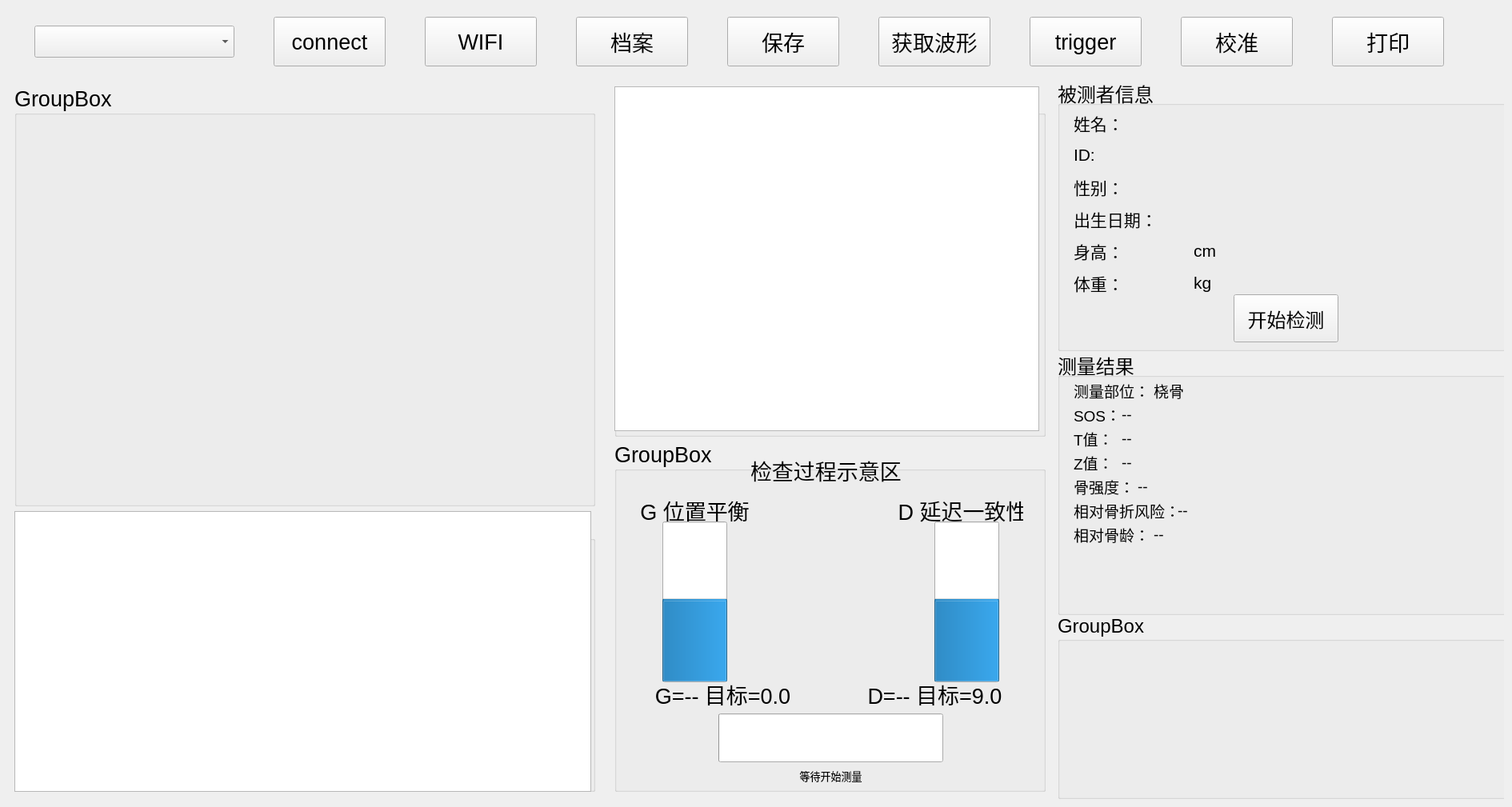
      <widget class="QWidget" name="pageMain">
       <property name="font">
        <font>
         <pointsize>20</pointsize>
        </font>
       </property>
       <widget class="QWidget" name="layoutWidget_2">
        <property name="geometry">
         <rect>
          <x>0</x>
          <y>21</y>
          <width>1851</width>
          <height>62</height>
         </rect>
        </property>
        <layout class="QGridLayout" name="gridLayout">
         <item row="0" column="4">
          <widget class="QPushButton" name="btnArchive">
           <property name="sizePolicy">
            <sizepolicy hsizetype="Expanding" vsizetype="Expanding">
             <horstretch>0</horstretch>
             <verstretch>0</verstretch>
            </sizepolicy>
           </property>
           <property name="minimumSize">
            <size>
             <width>0</width>
             <height>60</height>
            </size>
           </property>
           <property name="maximumSize">
            <size>
             <width>140</width>
             <height>16777215</height>
            </size>
           </property>
           <property name="text">
            <string>档案</string>
           </property>
          </widget>
         </item>
         <item row="0" column="2">
          <widget class="QPushButton" name="connectButton">
           <property name="sizePolicy">
            <sizepolicy hsizetype="Expanding" vsizetype="Expanding">
             <horstretch>0</horstretch>
             <verstretch>0</verstretch>
            </sizepolicy>
           </property>
           <property name="minimumSize">
            <size>
             <width>0</width>
             <height>60</height>
            </size>
           </property>
           <property name="maximumSize">
            <size>
             <width>140</width>
             <height>16777215</height>
            </size>
           </property>
           <property name="text">
            <string>connect</string>
           </property>
          </widget>
         </item>
         <item row="0" column="9">
          <widget class="QPushButton" name="pushButton_2">
           <property name="sizePolicy">
            <sizepolicy hsizetype="Expanding" vsizetype="Expanding">
             <horstretch>0</horstretch>
             <verstretch>0</verstretch>
            </sizepolicy>
           </property>
           <property name="minimumSize">
            <size>
             <width>0</width>
             <height>60</height>
            </size>
           </property>
           <property name="maximumSize">
            <size>
             <width>140</width>
             <height>16777215</height>
            </size>
           </property>
           <property name="text">
            <string>校准</string>
           </property>
          </widget>
         </item>
         <item row="0" column="10">
          <widget class="QPushButton" name="btnReport">
           <property name="sizePolicy">
            <sizepolicy hsizetype="Expanding" vsizetype="Expanding">
             <horstretch>0</horstretch>
             <verstretch>0</verstretch>
            </sizepolicy>
           </property>
           <property name="minimumSize">
            <size>
             <width>0</width>
             <height>60</height>
            </size>
           </property>
           <property name="maximumSize">
            <size>
             <width>140</width>
             <height>16777215</height>
            </size>
           </property>
           <property name="text">
            <string>打印</string>
           </property>
          </widget>
         </item>
         <item row="0" column="3">
          <widget class="QPushButton" name="wifi_button">
           <property name="sizePolicy">
            <sizepolicy hsizetype="Expanding" vsizetype="Expanding">
             <horstretch>0</horstretch>
             <verstretch>0</verstretch>
            </sizepolicy>
           </property>
           <property name="minimumSize">
            <size>
             <width>0</width>
             <height>60</height>
            </size>
           </property>
           <property name="maximumSize">
            <size>
             <width>140</width>
             <height>16777215</height>
            </size>
           </property>
           <property name="text">
            <string>WIFI</string>
           </property>
          </widget>
         </item>
         <item row="0" column="8">
          <widget class="QPushButton" name="triggerButton">
           <property name="sizePolicy">
            <sizepolicy hsizetype="Expanding" vsizetype="Expanding">
             <horstretch>0</horstretch>
             <verstretch>0</verstretch>
            </sizepolicy>
           </property>
           <property name="minimumSize">
            <size>
             <width>0</width>
             <height>60</height>
            </size>
           </property>
           <property name="maximumSize">
            <size>
             <width>140</width>
             <height>16777215</height>
            </size>
           </property>
           <property name="text">
            <string>trigger</string>
           </property>
          </widget>
         </item>
         <item row="0" column="7">
          <widget class="QPushButton" name="pushButton">
           <property name="sizePolicy">
            <sizepolicy hsizetype="Expanding" vsizetype="Expanding">
             <horstretch>0</horstretch>
             <verstretch>0</verstretch>
            </sizepolicy>
           </property>
           <property name="minimumSize">
            <size>
             <width>0</width>
             <height>60</height>
            </size>
           </property>
           <property name="maximumSize">
            <size>
             <width>140</width>
             <height>16777215</height>
            </size>
           </property>
           <property name="text">
            <string>获取波形</string>
           </property>
          </widget>
         </item>
         <item row="0" column="5">
          <widget class="QPushButton" name="btnSaveResult">
           <property name="sizePolicy">
            <sizepolicy hsizetype="Expanding" vsizetype="Expanding">
             <horstretch>0</horstretch>
             <verstretch>0</verstretch>
            </sizepolicy>
           </property>
           <property name="minimumSize">
            <size>
             <width>0</width>
             <height>60</height>
            </size>
           </property>
           <property name="maximumSize">
            <size>
             <width>140</width>
             <height>16777215</height>
            </size>
           </property>
           <property name="text">
            <string>保存</string>
           </property>
          </widget>
         </item>
         <item row="0" column="1">
          <widget class="QComboBox" name="comboPort">
           <property name="sizePolicy">
            <sizepolicy hsizetype="Expanding" vsizetype="Expanding">
             <horstretch>0</horstretch>
             <verstretch>0</verstretch>
            </sizepolicy>
           </property>
           <property name="minimumSize">
            <size>
             <width>250</width>
             <height>40</height>
            </size>
           </property>
           <property name="maximumSize">
            <size>
             <width>250</width>
             <height>40</height>
            </size>
           </property>
          </widget>
         </item>
        </layout>
       </widget>
       <widget class="QWidget" name="mainBodyWidget" native="true">
        <property name="geometry">
         <rect>
          <x>10</x>
          <y>99</y>
          <width>1871</width>
          <height>901</height>
         </rect>
        </property>
        <widget class="QWidget" name="layoutWidget">
         <property name="geometry">
          <rect>
           <x>-1</x>
           <y>-1</y>
           <width>1871</width>
           <height>901</height>
          </rect>
         </property>
         <layout class="QHBoxLayout" name="horizontalLayoutMainBody" stretch="4,3,3">
          <item>
           <widget class="QWidget" name="leftColumnWidget" native="true">
            <layout class="QVBoxLayout" name="verticalLayout" stretch="6,4">
             <item>
              <widget class="QGroupBox" name="grpWaveArea">
               <property name="title">
                <string>GroupBox</string>
               </property>
               <widget class="QWidget" name="layoutWidget_3">
                <property name="geometry">
                 <rect>
                  <x>0</x>
                  <y>0</y>
                  <width>721</width>
                  <height>521</height>
                 </rect>
                </property>
                <layout class="QVBoxLayout" name="verticalLayoutChart"/>
               </widget>
              </widget>
             </item>
             <item>
              <widget class="QGroupBox" name="grpSpeedArea">
               <property name="title">
                <string>GroupBox</string>
               </property>
               <widget class="QChartView" name="chartViewSpeed">
                <property name="geometry">
                 <rect>
                  <x>0</x>
                  <y>0</y>
                  <width>721</width>
                  <height>351</height>
                 </rect>
                </property>
               </widget>
              </widget>
             </item>
            </layout>
           </widget>
          </item>
          <item>
           <widget class="QWidget" name="centerColumnWidget" native="true">
            <layout class="QVBoxLayout" name="verticalLayout_2">
             <item>
              <widget class="QGroupBox" name="grpReferenceCurveArea">
               <property name="title">
                <string>GroupBox</string>
               </property>
               <widget class="QChartView" name="chartViewReference">
                <property name="geometry">
                 <rect>
                  <x>0</x>
                  <y>1</y>
                  <width>531</width>
                  <height>431</height>
                 </rect>
                </property>
               </widget>
              </widget>
             </item>
             <item>
              <widget class="QGroupBox" name="grpProcessArea">
               <property name="title">
                <string>GroupBox</string>
               </property>
               <widget class="QLabel" name="lblProcessTitle">
                <property name="geometry">
                 <rect>
                  <x>170</x>
                  <y>20</y>
                  <width>191</width>
                  <height>31</height>
                 </rect>
                </property>
                <property name="text">
                 <string>检查过程示意区</string>
                </property>
               </widget>
               <widget class="QWidget" name="widgetBalanceArea" native="true">
                <property name="geometry">
                 <rect>
                  <x>30</x>
                  <y>70</y>
                  <width>481</width>
                  <height>361</height>
                 </rect>
                </property>
                <widget class="QLabel" name="lblBPairTitle">
                 <property name="geometry">
                  <rect>
                   <x>-40</x>
                   <y>0</y>
                   <width>221</width>
                   <height>31</height>
                  </rect>
                 </property>
                 <property name="text">
                  <string>G 位置平衡</string>
                 </property>
                 <property name="alignment">
                  <set>Qt::AlignCenter</set>
                 </property>
                </widget>
                <widget class="QProgressBar" name="barPairB">
                 <property name="geometry">
                  <rect>
                   <x>30</x>
                   <y>30</y>
                   <width>81</width>
                   <height>201</height>
                  </rect>
                 </property>
                 <property name="maximum">
                  <number>1000</number>
                 </property>
                 <property name="value">
                  <number>500</number>
                 </property>
                 <property name="textVisible">
                  <bool>false</bool>
                 </property>
                 <property name="orientation">
                  <enum>Qt::Vertical</enum>
                 </property>
                </widget>
                <widget class="QLabel" name="lblPairBValue">
                 <property name="geometry">
                  <rect>
                   <x>-10</x>
                   <y>230</y>
                   <width>231</width>
                   <height>31</height>
                  </rect>
                 </property>
                 <property name="text">
                  <string>G=-- 目标=0.0</string>
                 </property>
                 <property name="alignment">
                  <set>Qt::AlignCenter</set>
                 </property>
                </widget>
                <widget class="QProgressBar" name="barPairA">
                 <property name="geometry">
                  <rect>
                   <x>370</x>
                   <y>30</y>
                   <width>81</width>
                   <height>201</height>
                  </rect>
                 </property>
                 <property name="maximum">
                  <number>1000</number>
                 </property>
                 <property name="value">
                  <number>500</number>
                 </property>
                 <property name="textVisible">
                  <bool>false</bool>
                 </property>
                 <property name="orientation">
                  <enum>Qt::Vertical</enum>
                 </property>
                </widget>
                <widget class="QLabel" name="lblPairAValue">
                 <property name="geometry">
                  <rect>
                   <x>240</x>
                   <y>230</y>
                   <width>261</width>
                   <height>31</height>
                  </rect>
                 </property>
                 <property name="text">
                  <string>D=-- 目标=9.0</string>
                 </property>
                 <property name="alignment">
                  <set>Qt::AlignCenter</set>
                 </property>
                </widget>
                <widget class="QLabel" name="lblAPairTitle">
                 <property name="geometry">
                  <rect>
                   <x>310</x>
                   <y>0</y>
                   <width>191</width>
                   <height>31</height>
                  </rect>
                 </property>
                 <property name="text">
                  <string>D 延迟一致性</string>
                 </property>
                 <property name="alignment">
                  <set>Qt::AlignCenter</set>
                 </property>
                </widget>
                <widget class="QProgressBar" name="barMeasureProgress">
                 <property name="geometry">
                  <rect>
                   <x>100</x>
                   <y>270</y>
                   <width>281</width>
                   <height>61</height>
                  </rect>
                 </property>
                 <property name="maximum">
                  <number>20</number>
                 </property>
                 <property name="value">
                  <number>0</number>
                 </property>
                 <property name="textVisible">
                  <bool>false</bool>
                 </property>
                </widget>
                <widget class="QLabel" name="lblProcessStatus">
                 <property name="geometry">
                  <rect>
                   <x>200</x>
                   <y>340</y>
                   <width>81</width>
                   <height>16</height>
                  </rect>
                 </property>
                 <property name="font">
                  <font>
                   <pointsize>10</pointsize>
                  </font>
                 </property>
                 <property name="text">
                  <string>等待开始测量</string>
                 </property>
                 <property name="alignment">
                  <set>Qt::AlignCenter</set>
                 </property>
                </widget>
               </widget>
              </widget>
             </item>
            </layout>
           </widget>
          </item>
          <item>
           <widget class="QWidget" name="rightColumnWidget" native="true">
            <widget class="QGroupBox" name="grpPatientInfoRight">
             <property name="geometry">
              <rect>
               <x>0</x>
               <y>0</y>
               <width>561</width>
               <height>341</height>
              </rect>
             </property>
             <property name="font">
              <font>
               <pointsize>18</pointsize>
              </font>
             </property>
             <property name="title">
              <string>被测者信息</string>
             </property>
             <widget class="QLabel" name="labelID">
              <property name="geometry">
               <rect>
                <x>20</x>
                <y>80</y>
                <width>171</width>
                <height>31</height>
               </rect>
              </property>
              <property name="sizePolicy">
               <sizepolicy hsizetype="Expanding" vsizetype="Expanding">
                <horstretch>0</horstretch>
                <verstretch>0</verstretch>
               </sizepolicy>
              </property>
              <property name="font">
               <font>
                <pointsize>16</pointsize>
               </font>
              </property>
              <property name="text">
               <string>ID:</string>
              </property>
             </widget>
             <widget class="QLabel" name="labelWeight">
              <property name="geometry">
               <rect>
                <x>20</x>
                <y>240</y>
                <width>131</width>
                <height>31</height>
               </rect>
              </property>
              <property name="sizePolicy">
               <sizepolicy hsizetype="Expanding" vsizetype="Expanding">
                <horstretch>0</horstretch>
                <verstretch>0</verstretch>
               </sizepolicy>
              </property>
              <property name="font">
               <font>
                <pointsize>16</pointsize>
               </font>
              </property>
              <property name="text">
               <string>体重：</string>
              </property>
             </widget>
             <widget class="QLabel" name="labelName">
              <property name="geometry">
               <rect>
                <x>20</x>
                <y>40</y>
                <width>181</width>
                <height>31</height>
               </rect>
              </property>
              <property name="sizePolicy">
               <sizepolicy hsizetype="Expanding" vsizetype="Expanding">
                <horstretch>0</horstretch>
                <verstretch>0</verstretch>
               </sizepolicy>
              </property>
              <property name="font">
               <font>
                <pointsize>16</pointsize>
               </font>
              </property>
              <property name="text">
               <string>姓名：</string>
              </property>
             </widget>
             <widget class="QLabel" name="labelGender">
              <property name="geometry">
               <rect>
                <x>20</x>
                <y>120</y>
                <width>171</width>
                <height>31</height>
               </rect>
              </property>
              <property name="sizePolicy">
               <sizepolicy hsizetype="Expanding" vsizetype="Expanding">
                <horstretch>0</horstretch>
                <verstretch>0</verstretch>
               </sizepolicy>
              </property>
              <property name="font">
               <font>
                <pointsize>16</pointsize>
               </font>
              </property>
              <property name="text">
               <string>性别：</string>
              </property>
             </widget>
             <widget class="QLabel" name="label_28">
              <property name="geometry">
               <rect>
                <x>170</x>
                <y>240</y>
                <width>51</width>
                <height>31</height>
               </rect>
              </property>
              <property name="sizePolicy">
               <sizepolicy hsizetype="Expanding" vsizetype="Expanding">
                <horstretch>0</horstretch>
                <verstretch>0</verstretch>
               </sizepolicy>
              </property>
              <property name="font">
               <font>
                <pointsize>16</pointsize>
               </font>
              </property>
              <property name="text">
               <string>kg</string>
              </property>
             </widget>
             <widget class="QLabel" name="labelHeight">
              <property name="geometry">
               <rect>
                <x>20</x>
                <y>200</y>
                <width>131</width>
                <height>31</height>
               </rect>
              </property>
              <property name="sizePolicy">
               <sizepolicy hsizetype="Expanding" vsizetype="Expanding">
                <horstretch>0</horstretch>
                <verstretch>0</verstretch>
               </sizepolicy>
              </property>
              <property name="font">
               <font>
                <pointsize>16</pointsize>
               </font>
              </property>
              <property name="text">
               <string>身高：</string>
              </property>
             </widget>
             <widget class="QLabel" name="label_27">
              <property name="geometry">
               <rect>
                <x>170</x>
                <y>200</y>
                <width>41</width>
                <height>31</height>
               </rect>
              </property>
              <property name="sizePolicy">
               <sizepolicy hsizetype="Expanding" vsizetype="Expanding">
                <horstretch>0</horstretch>
                <verstretch>0</verstretch>
               </sizepolicy>
              </property>
              <property name="font">
               <font>
                <pointsize>16</pointsize>
               </font>
              </property>
              <property name="text">
               <string>cm</string>
              </property>
             </widget>
             <widget class="QLabel" name="labelBirth">
              <property name="geometry">
               <rect>
                <x>20</x>
                <y>160</y>
                <width>211</width>
                <height>31</height>
               </rect>
              </property>
              <property name="sizePolicy">
               <sizepolicy hsizetype="Expanding" vsizetype="Expanding">
                <horstretch>0</horstretch>
                <verstretch>0</verstretch>
               </sizepolicy>
              </property>
              <property name="font">
               <font>
                <pointsize>16</pointsize>
               </font>
              </property>
              <property name="text">
               <string>出生日期：</string>
              </property>
             </widget>
             <widget class="QPushButton" name="btnPatientInfo">
              <property name="geometry">
               <rect>
                <x>220</x>
                <y>270</y>
                <width>131</width>
                <height>60</height>
               </rect>
              </property>
              <property name="sizePolicy">
               <sizepolicy hsizetype="Expanding" vsizetype="Expanding">
                <horstretch>0</horstretch>
                <verstretch>0</verstretch>
               </sizepolicy>
              </property>
              <property name="minimumSize">
               <size>
                <width>0</width>
                <height>60</height>
               </size>
              </property>
              <property name="maximumSize">
               <size>
                <width>140</width>
                <height>16777215</height>
               </size>
              </property>
              <property name="text">
               <string>开始检测</string>
              </property>
             </widget>
            </widget>
            <widget class="QGroupBox" name="grpLatestResultRight">
             <property name="geometry">
              <rect>
               <x>0</x>
               <y>340</y>
               <width>561</width>
               <height>331</height>
              </rect>
             </property>
             <property name="font">
              <font>
               <pointsize>18</pointsize>
              </font>
             </property>
             <property name="title">
              <string>测量结果</string>
             </property>
             <widget class="QLabel" name="label_33">
              <property name="geometry">
               <rect>
                <x>20</x>
                <y>40</y>
                <width>131</width>
                <height>21</height>
               </rect>
              </property>
              <property name="font">
               <font>
                <pointsize>14</pointsize>
               </font>
              </property>
              <property name="text">
               <string>测量部位：</string>
              </property>
             </widget>
             <widget class="QLabel" name="label_34">
              <property name="geometry">
               <rect>
                <x>20</x>
                <y>70</y>
                <width>121</width>
                <height>21</height>
               </rect>
              </property>
              <property name="font">
               <font>
                <pointsize>14</pointsize>
               </font>
              </property>
              <property name="text">
               <string>SOS：</string>
              </property>
             </widget>
             <widget class="QLabel" name="label_35">
              <property name="geometry">
               <rect>
                <x>20</x>
                <y>100</y>
                <width>121</width>
                <height>21</height>
               </rect>
              </property>
              <property name="font">
               <font>
                <pointsize>14</pointsize>
               </font>
              </property>
              <property name="text">
               <string>T值：</string>
              </property>
             </widget>
             <widget class="QLabel" name="label_36">
              <property name="geometry">
               <rect>
                <x>20</x>
                <y>130</y>
                <width>121</width>
                <height>21</height>
               </rect>
              </property>
              <property name="font">
               <font>
                <pointsize>14</pointsize>
               </font>
              </property>
              <property name="text">
               <string>Z值：</string>
              </property>
             </widget>
             <widget class="QLabel" name="label_37">
              <property name="geometry">
               <rect>
                <x>20</x>
                <y>160</y>
                <width>111</width>
                <height>21</height>
               </rect>
              </property>
              <property name="font">
               <font>
                <pointsize>14</pointsize>
               </font>
              </property>
              <property name="text">
               <string>骨强度：</string>
              </property>
             </widget>
             <widget class="QLabel" name="label_38">
              <property name="geometry">
               <rect>
                <x>20</x>
                <y>190</y>
                <width>131</width>
                <height>21</height>
               </rect>
              </property>
              <property name="font">
               <font>
                <pointsize>14</pointsize>
               </font>
              </property>
              <property name="text">
               <string>相对骨折风险：</string>
              </property>
             </widget>
             <widget class="QLabel" name="label_39">
              <property name="geometry">
               <rect>
                <x>20</x>
                <y>220</y>
                <width>121</width>
                <height>21</height>
               </rect>
              </property>
              <property name="font">
               <font>
                <pointsize>14</pointsize>
               </font>
              </property>
              <property name="text">
               <string>相对骨龄：</string>
              </property>
             </widget>
             <widget class="QLabel" name="lblLatestPart">
              <property name="geometry">
               <rect>
                <x>120</x>
                <y>40</y>
                <width>111</width>
                <height>21</height>
               </rect>
              </property>
              <property name="font">
               <font>
                <pointsize>14</pointsize>
               </font>
              </property>
              <property name="text">
               <string>桡骨</string>
              </property>
             </widget>
             <widget class="QLabel" name="lblLatestSOS">
              <property name="geometry">
               <rect>
                <x>80</x>
                <y>70</y>
                <width>111</width>
                <height>20</height>
               </rect>
              </property>
              <property name="font">
               <font>
                <pointsize>14</pointsize>
               </font>
              </property>
              <property name="text">
               <string>--</string>
              </property>
             </widget>
             <widget class="QLabel" name="lblLatestT">
              <property name="geometry">
               <rect>
                <x>80</x>
                <y>100</y>
                <width>91</width>
                <height>20</height>
               </rect>
              </property>
              <property name="font">
               <font>
                <pointsize>14</pointsize>
               </font>
              </property>
              <property name="text">
               <string>--</string>
              </property>
             </widget>
             <widget class="QLabel" name="lblLatestZ">
              <property name="geometry">
               <rect>
                <x>80</x>
                <y>130</y>
                <width>121</width>
                <height>21</height>
               </rect>
              </property>
              <property name="font">
               <font>
                <pointsize>14</pointsize>
               </font>
              </property>
              <property name="text">
               <string>--</string>
              </property>
             </widget>
             <widget class="QLabel" name="lblLatestStrength">
              <property name="geometry">
               <rect>
                <x>100</x>
                <y>160</y>
                <width>121</width>
                <height>21</height>
               </rect>
              </property>
              <property name="font">
               <font>
                <pointsize>14</pointsize>
               </font>
              </property>
              <property name="text">
               <string>--</string>
              </property>
             </widget>
             <widget class="QLabel" name="lblLatestRisk">
              <property name="geometry">
               <rect>
                <x>150</x>
                <y>190</y>
                <width>141</width>
                <height>21</height>
               </rect>
              </property>
              <property name="font">
               <font>
                <pointsize>14</pointsize>
               </font>
              </property>
              <property name="text">
               <string>--</string>
              </property>
             </widget>
             <widget class="QLabel" name="lblLatestBoneAge">
              <property name="geometry">
               <rect>
                <x>120</x>
                <y>220</y>
                <width>101</width>
                <height>21</height>
               </rect>
              </property>
              <property name="font">
               <font>
                <pointsize>14</pointsize>
               </font>
              </property>
              <property name="text">
               <string>--</string>
              </property>
             </widget>
            </widget>
            <widget class="QGroupBox" name="grpPartImageRight">
             <property name="geometry">
              <rect>
               <x>0</x>
               <y>670</y>
               <width>561</width>
               <height>231</height>
              </rect>
             </property>
             <property name="font">
              <font>
               <pointsize>18</pointsize>
              </font>
             </property>
             <property name="title">
              <string>GroupBox</string>
             </property>
             <widget class="QLabel" name="label_32">
              <property name="geometry">
               <rect>
                <x>0</x>
                <y>0</y>
                <width>561</width>
                <height>221</height>
               </rect>
              </property>
              <property name="text">
               <string/>
              </property>
              <property name="pixmap">
               <pixmap resource="resources.qrc">:/images/Radius.bmp</pixmap>
              </property>
              <property name="scaledContents">
               <bool>true</bool>
              </property>
             </widget>
            </widget>
           </widget>
          </item>
         </layout>
        </widget>
       </widget>
      </widget>
